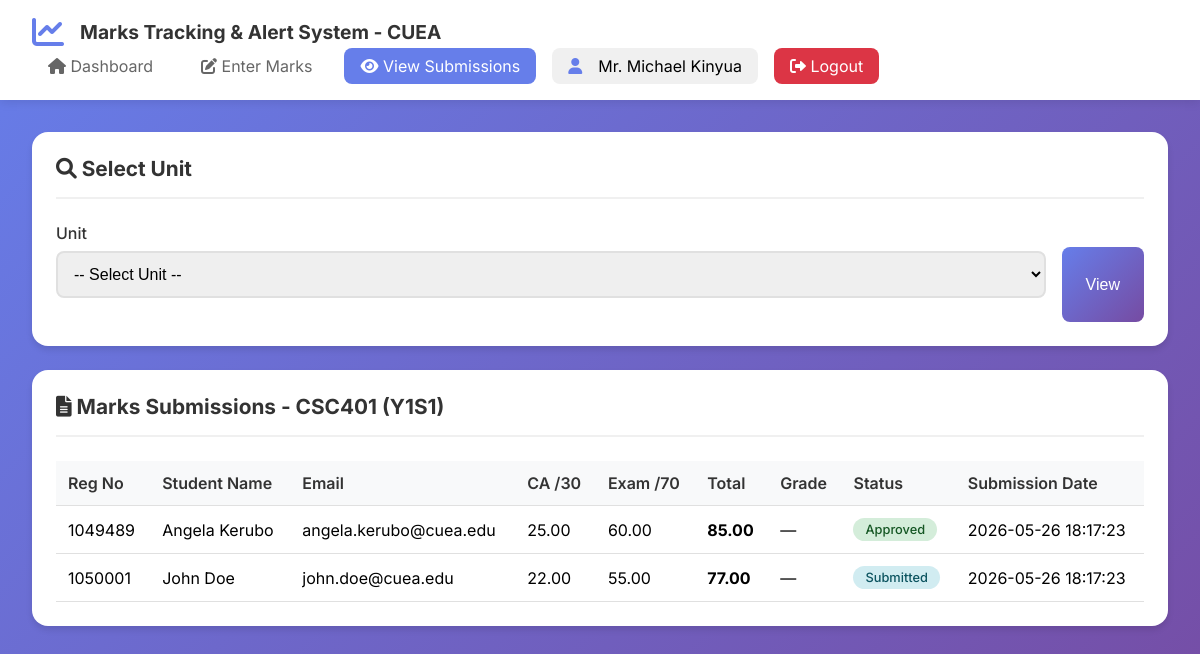
Screenshot of /lecturer/view_submissions.php?unit_id=1 (signed in) with the database file from the repository.
### tables this page shows
CREATE TABLE IF NOT EXISTS users (
    user_id INT PRIMARY KEY AUTO_INCREMENT,
    reg_no VARCHAR(50) UNIQUE,
    full_name VARCHAR(100) NOT NULL,
    email VARCHAR(100) UNIQUE NOT NULL,
    phone VARCHAR(15),
    password VARCHAR(255) NOT NULL,
    role ENUM('student', 'lecturer', 'admin') DEFAULT 'student',
    program_id INT,
    department VARCHAR(100),
    year_of_study INT DEFAULT 1,
    is_active BOOLEAN DEFAULT TRUE,
    created_at TIMESTAMP DEFAULT CURRENT_TIMESTAMP,
    FOREIGN KEY (program_id) REFERENCES programs(program_id) ON DELETE SET NULL
);

CREATE TABLE IF NOT EXISTS units (
    unit_id INT PRIMARY KEY AUTO_INCREMENT,
    unit_code VARCHAR(20) UNIQUE NOT NULL,
    unit_name VARCHAR(100) NOT NULL,
    program_id INT,
    year INT NOT NULL,
    semester INT NOT NULL,
    lecturer_id INT,
    credits INT DEFAULT 3,
    created_at TIMESTAMP DEFAULT CURRENT_TIMESTAMP,
    FOREIGN KEY (program_id) REFERENCES programs(program_id) ON DELETE CASCADE,
    FOREIGN KEY (lecturer_id) REFERENCES users(user_id) ON DELETE SET NULL,
    UNIQUE KEY unique_unit (unit_code, year, semester)
);

CREATE TABLE IF NOT EXISTS marks (
    mark_id INT PRIMARY KEY AUTO_INCREMENT,
    student_id INT NOT NULL,
    unit_id INT NOT NULL,
    lecturer_id INT NOT NULL,
    ca_score DECIMAL(5,2) DEFAULT 0,
    exam_score DECIMAL(5,2) DEFAULT 0,
    total_score DECIMAL(5,2) GENERATED ALWAYS AS (ca_score + exam_score) STORED,
    grade VARCHAR(2),
    status ENUM('draft', 'submitted', 'approved', 'rejected') DEFAULT 'draft',
    submission_date TIMESTAMP DEFAULT CURRENT_TIMESTAMP,
    approved_by INT,
    approved_date TIMESTAMP NULL,
    remarks TEXT,
    FOREIGN KEY (student_id) REFERENCES users(user_id) ON DELETE CASCADE,
    FOREIGN KEY (unit_id) REFERENCES units(unit_id) ON DELETE CASCADE,
    FOREIGN KEY (lecturer_id) REFERENCES users(user_id),
    FOREIGN KEY (approved_by) REFERENCES users(user_id),
    UNIQUE KEY unique_mark (student_id, unit_id)
);

### includes/session.php (called while the page is built, shortened)
<?php
require_once __DIR__ . '/../config/database.php';
function isLoggedIn() {
    return isset($_SESSION['user_id']);
}
function getCurrentUser() {
    global $conn;
    $user_id = $_SESSION['user_id'];
    $query = "SELECT * FROM users WHERE user_id = ?";
    $stmt = mysqli_prepare($conn, $query);
    mysqli_stmt_bind_param($stmt, "i", $user_id);
    mysqli_stmt_execute($stmt);
    $result = mysqli_stmt_get_result($stmt);
    return mysqli_fetch_assoc($result);
}
?>

### lecturer/view_submissions.php (the view, shortened to what this page needs)
<?php
require_once '../includes/session.php';
$user = getCurrentUser();
$selected_unit = isset($_GET['unit_id']) ? intval($_GET['unit_id']) : 0;
$submissions = null;
$unit_info = null;
if ($selected_unit) {
    $unit_info_query = "SELECT unit_code, unit_name, year, semester FROM units WHERE unit_id = $selected_unit";
    $unit_info = mysqli_fetch_assoc(mysqli_query($conn, $unit_info_query));
    $submissions_query = "SELECT u.reg_no, u.full_name, u.email, m.ca_score, m.exam_score, m.total_score, m.grade, m.status, m.submission_date
        FROM enrollments e
        JOIN users u ON e.student_id = u.user_id
        LEFT JOIN marks m ON m.student_id = u.user_id AND m.unit_id = e.unit_id
        WHERE e.unit_id = $selected_unit AND e.status = 'active'
        ORDER BY u.reg_no";
    $submissions = mysqli_query($conn, $submissions_query);
}
?>
<?php include '../includes/header.php'; ?>
<div class="navbar">
    <div class="nav-brand"><i class="fas fa-chart-line"></i><h2>Marks Tracking & Alert System - CUEA</h2></div>
    <div class="nav-links">
        <a href="dashboard.php"><i class="fas fa-home"></i> Dashboard</a>
        <a href="enter_marks.php"><i class="fas fa-edit"></i> Enter Marks</a>
        <a href="view_submissions.php" class="active"><i class="fas fa-eye"></i> View Submissions</a>
        <div class="user-info"><i class="fas fa-user"></i><span><?php echo htmlspecialchars($user['full_name']); ?></span></div>
        <a href="logout.php" class="logout-btn"><i class="fas fa-sign-out-alt"></i> Logout</a>
    </div>
</div>
<div class="container">
    <div class="card">
        <div class="card-header"><h3><i class="fas fa-search"></i> Select Unit</h3></div>
        <form method="GET" style="display: flex; gap: 1rem;">
            <div class="form-group" style="flex:1;">
                <label>Unit</label>
                <select name="unit_id" required>
                    <option value="">-- Select Unit --</option>
                </select>
            </div>
            <button type="submit" class="btn btn-primary" style="margin-top: 1.5rem;">View</button>
        </form>
    </div>
    <?php if($submissions && mysqli_num_rows($submissions) > 0): ?>
        <div class="card">
            <div class="card-header"><h3><i class="fas fa-file-alt"></i> Marks Submissions - <?php echo $unit_info['unit_code']; ?> (Y<?php echo $unit_info['year']; ?>S<?php echo $unit_info['semester']; ?>)</h3></div>
            <div class="table-container">
                <table class="data-table">
                    <thead><tr><th>Reg No</th><th>Student Name</th><th>Email</th><th>CA /30</th><th>Exam /70</th><th>Total</th><th>Grade</th><th>Status</th><th>Submission Date</th></tr></thead>
                    <tbody>
                        <?php while($sub = mysqli_fetch_assoc($submissions)): ?>
                            <tr>
                                <td><?php echo $sub['reg_no']; ?></td>
                                <td><?php echo $sub['full_name']; ?></td>
                                <td><?php echo $sub['email']; ?></td>
                                <td><?php echo $sub['ca_score'] ?? '—'; ?></td>
                                <td><?php echo $sub['exam_score'] ?? '—'; ?></td>
                                <td><strong><?php echo $sub['total_score'] ?? '—'; ?></strong></td>
                                <td><?php echo $sub['grade'] ?? '—'; ?></td>
                                <td><span class="badge badge-<?php echo ($sub['status'] ?? 'draft') == 'approved' ? 'success' : (($sub['status'] ?? 'draft') == 'submitted' ? 'info' : 'warning'); ?>"><?php echo ucfirst($sub['status'] ?? 'Draft'); ?></span></td>
                                <td><?php echo $sub['submission_date'] ?? 'Not submitted'; ?></td>
                            </tr>
                        <?php endwhile; ?>
                    </tbody>
                </table>
            </div>
        </div>
    <?php elseif($selected_unit): ?>
        <div class="alert alert-info">No students enrolled in this unit</div>
    <?php endif; ?>
</div>
<?php include '../includes/footer.php'; ?>

### assets/css/style.css (style rules this page uses)
* { margin: 0; padding: 0; box-sizing: border-box; }
body { font-family: 'Inter', sans-serif; background: linear-gradient(135deg, #667eea 0%, #764ba2 100%); min-height: 100vh; }
.navbar { background: white; box-shadow: 0 2px 10px rgba(0,0,0,0.1); padding: 1rem 2rem; display: flex; justify-content: space-between; align-items: center; flex-wrap: wrap; }
.nav-brand { display: flex; align-items: center; gap: 1rem; }
.nav-brand i { font-size: 2rem; color: #667eea; }
.nav-brand h2 { color: #333; font-size: 1.2rem; }
.nav-links { display: flex; gap: 1rem; align-items: center; flex-wrap: wrap; }
.nav-links a { text-decoration: none; color: #666; padding: 0.5rem 1rem; border-radius: 8px; transition: all 0.3s ease; }
.nav-links a:hover, .nav-links a.active { background: #667eea; color: white; }
.user-info { display: flex; align-items: center; gap: 1rem; background: #f0f0f0; padding: 0.5rem 1rem; border-radius: 8px; }
.user-info i { color: #667eea; }
.logout-btn { background: #dc3545; color: white !important; }
.container { max-width: 1280px; margin: 2rem auto; padding: 0 2rem; }
.card { background: white; border-radius: 16px; padding: 1.5rem; margin-bottom: 1.5rem; box-shadow: 0 4px 6px rgba(0,0,0,0.1); }
.card-header { display: flex; justify-content: space-between; align-items: center; margin-bottom: 1.5rem; padding-bottom: 1rem; border-bottom: 2px solid #f0f0f0; }
.card-header h3 { color: #333; font-size: 1.3rem; }
.form-group { margin-bottom: 1.5rem; }
.form-group label { display: block; margin-bottom: 0.5rem; color: #333; font-weight: 500; }
.form-group input, .form-group select, .form-group textarea { width: 100%; padding: 0.75rem; border: 2px solid #e0e0e0; border-radius: 8px; font-size: 1rem; transition: border-color 0.3s ease; }
.btn { padding: 0.75rem 1.5rem; border: none; border-radius: 8px; font-size: 1rem; font-weight: 500; cursor: pointer; transition: all 0.3s ease; }
.btn-primary { background: linear-gradient(135deg, #667eea, #764ba2); color: white; }
.table-container { overflow-x: auto; }
table { width: 100%; border-collapse: collapse; }
th, td { padding: 1rem; text-align: left; border-bottom: 1px solid #e0e0e0; }
th { background: #f8f9fa; font-weight: 600; color: #333; }
.badge { display: inline-block; padding: 0.25rem 0.75rem; border-radius: 20px; font-size: 0.8rem; font-weight: 500; }
.badge-success { background: #d4edda; color: #155724; }
.badge-info { background: #d1ecf1; color: #0c5460; }

### lecturer/view_submissions.php (style rules this page uses)
.data-table { width: 100%; border-collapse: collapse; }
.data-table th, .data-table td { padding: 0.75rem; text-align: left; border-bottom: 1px solid #e0e0e0; }
.data-table th { background: #f8f9fa; font-weight: 600; }

### rows the page displays
users: full_name "Mr. Michael Kinyua"
units: unit_code "CSC401", year "1", semester "1"
marks: student.reg_no "1049489", student.full_name "Angela Kerubo", student.email "angela.kerubo@cuea.edu", ca_score "25.00", exam_score "60.00", total_score "85.00", grade "—", status "Approved", submission_date "2026-05-26 18:17:23"
marks: student.reg_no "1050001", student.full_name "John Doe", student.email "john.doe@cuea.edu", ca_score "22.00", exam_score "55.00", total_score "77.00", grade "—", status "Submitted", submission_date "2026-05-26 18:17:23"
